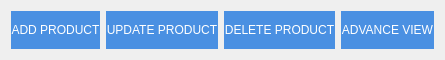
               <widget class="QWidget" name="horizontalWidget_6" native="true">
                <property name="sizePolicy">
                 <sizepolicy hsizetype="Preferred" vsizetype="Fixed">
                  <horstretch>0</horstretch>
                  <verstretch>0</verstretch>
                 </sizepolicy>
                </property>
                <property name="maximumSize">
                 <size>
                  <width>16777215</width>
                  <height>60</height>
                 </size>
                </property>
                <property name="styleSheet">
                 <string notr="true">QFrame{
background-color: rgb(255, 255, 255);
}
QPushButton{
background-color: rgb(74, 144, 226);
border:none;
color: rgb(255, 255, 255);
}
QPushButton:hover{
background-color: rgb(53, 104, 162);
}</string>
                </property>
                <layout class="QHBoxLayout" name="horizontalLayout_15">
                 <item>
                  <widget class="QPushButton" name="add_product_btn">
                   <property name="maximumSize">
                    <size>
                     <width>16777215</width>
                     <height>40</height>
                    </size>
                   </property>
                   <property name="styleSheet">
                    <string notr="true"/>
                   </property>
                   <property name="text">
                    <string>ADD PRODUCT</string>
                   </property>
                   <property name="icon">
                    <iconset>
                     <normalon>:/resources/dashboard-icons/add.svg</normalon>
                    </iconset>
                   </property>
                   <property name="iconSize">
                    <size>
                     <width>28</width>
                     <height>28</height>
                    </size>
                   </property>
                  </widget>
                 </item>
                 <item>
                  <widget class="QPushButton" name="Update_product_btn">
                   <property name="maximumSize">
                    <size>
                     <width>16777215</width>
                     <height>40</height>
                    </size>
                   </property>
                   <property name="text">
                    <string>UPDATE PRODUCT</string>
                   </property>
                   <property name="icon">
                    <iconset>
                     <normalon>:/resources/dashboard-icons/update.svg</normalon>
                    </iconset>
                   </property>
                   <property name="iconSize">
                    <size>
                     <width>28</width>
                     <height>28</height>
                    </size>
                   </property>
                  </widget>
                 </item>
                 <item>
                  <widget class="QPushButton" name="Delete_Product_btn">
                   <property name="maximumSize">
                    <size>
                     <width>16777215</width>
                     <height>40</height>
                    </size>
                   </property>
                   <property name="text">
                    <string>DELETE PRODUCT</string>
                   </property>
                   <property name="icon">
                    <iconset>
                     <normalon>:/resources/dashboard-icons/delete.svg</normalon>
                    </iconset>
                   </property>
                   <property name="iconSize">
                    <size>
                     <width>28</width>
                     <height>28</height>
                    </size>
                   </property>
                  </widget>
                 </item>
                 <item>
                  <widget class="QPushButton" name="pushButton_10">
                   <property name="maximumSize">
                    <size>
                     <width>16777215</width>
                     <height>40</height>
                    </size>
                   </property>
                   <property name="text">
                    <string>ADVANCE VIEW</string>
                   </property>
                   <property name="icon">
                    <iconset>
                     <normalon>:/resources/product-icons/advance_view.svg</normalon>
                    </iconset>
                   </property>
                   <property name="iconSize">
                    <size>
                     <width>28</width>
                     <height>28</height>
                    </size>
                   </property>
                  </widget>
                 </item>
                </layout>
               </widget>
